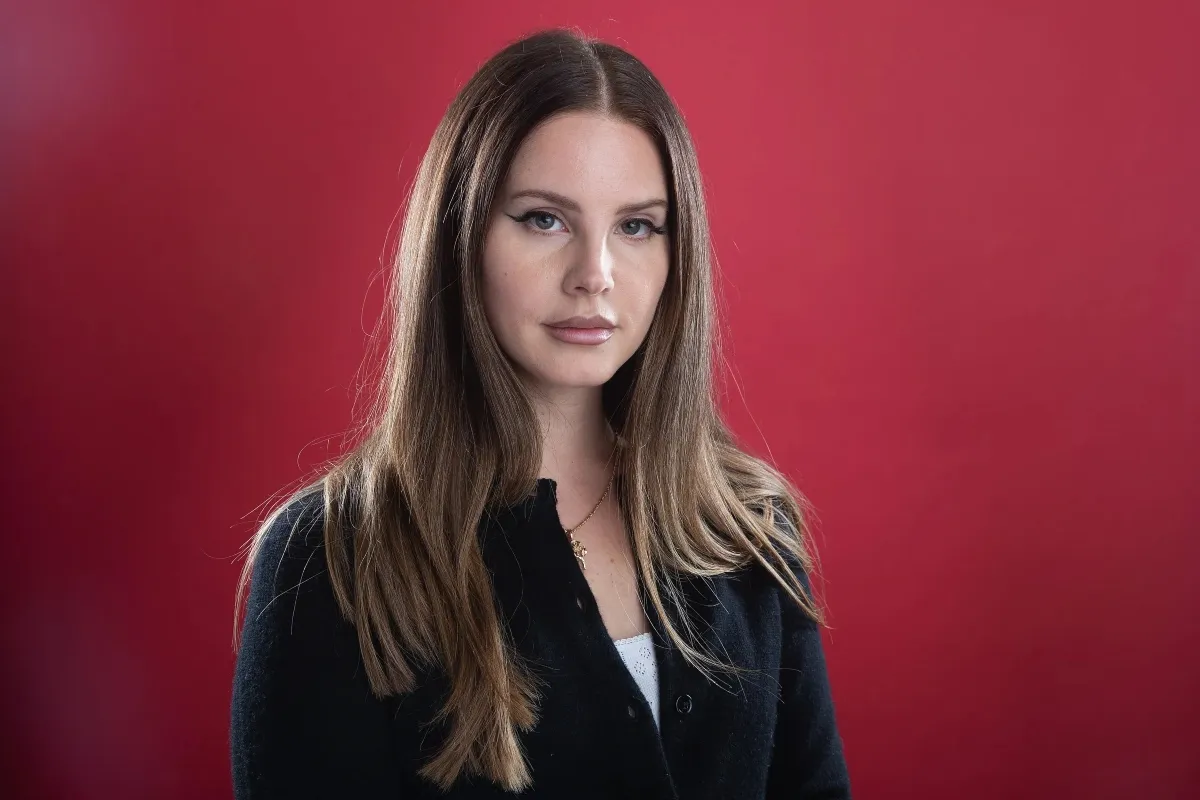
#> input picture lana.jpg, 1200 x 800 px
$ python 'haarcascadeödev1.py'
#> lines starting #> are read from the running program, lines starting #| are printed output that depends on the picture; after the words box and inside, x2 and y2 are one past the last pixel; in counts of white or black regions, pixels touching at a corner belong together
# -*- coding: utf-8 -*-
"""
Created on Tue Feb 13 15:53:26 2024

@author: daphn"""


import cv2
import matplotlib.pyplot as plt

test_img=plt.imread("lana.jpg")
#> test_img is the input picture: shape (800, 1200, 3); mean R, G, B 121.3, 46, 57.1

face_cascade=cv2.CascadeClassifier("frontalface.xml")
eye_cascade=cv2.CascadeClassifier("haarcascade_eye.xml")

test_img=cv2.cvtColor(test_img,cv2.COLOR_RGB2BGR)


#plt.figure(figsize=(12,8))
#plt.imshow(test_img)
#plt.show()


faces_test_img= face_cascade.detectMultiScale(test_img, 1.3, 3) # x,y,w,h
#> faces_test_img = [[468, 130, 241, 241]]
eye_test_img=eye_cascade.detectMultiScale(test_img,1.3,3)
#> eye_test_img = [[607, 203, 51, 51], [511, 192, 59, 59]]

for (x,y,w,h) in faces_test_img:
    cv2.rectangle(test_img, (x,y), (x+w,y+h), (255,148,50), 3)
#> this loop made 1 pass
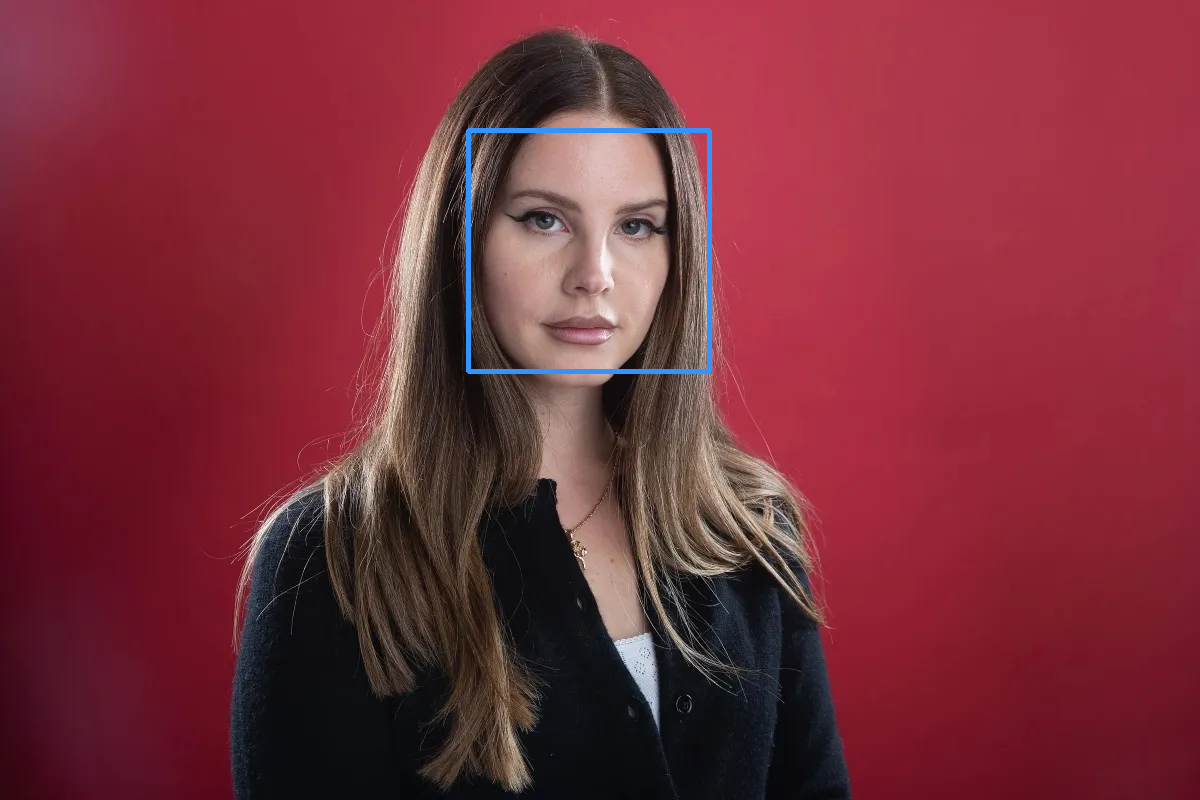
#> test_img: shape (800, 1200, 3); mean B, G, R 57.9, 46.3, 121
for (x,y,w,h) in eye_test_img:
    cv2.rectangle(test_img, (x,y), (x+w,y+h), (255,148,50), 2)
#> this loop made 2 passes
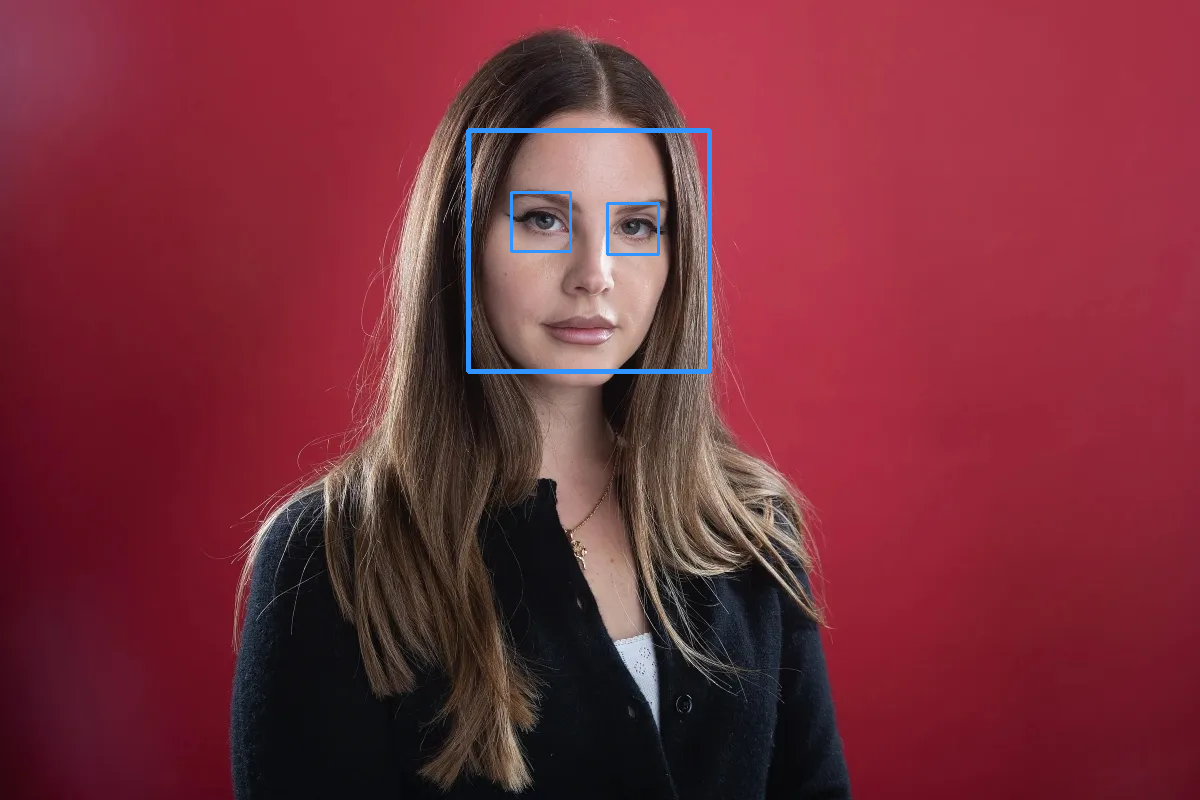
#> test_img: shape (800, 1200, 3); 0.14% of pixels changed, all inside (x1, y1, x2, y2) = (510, 191, 660, 256)

cv2.imshow("lana del rey",test_img)
cv2.waitKey()

cv2.imwrite("eye.png",eye_test_img)

$ run again, with taylor.jpg copied over lana.jpg
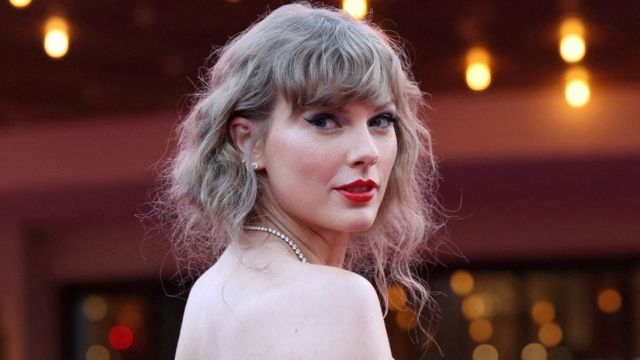
#> input picture taylor.jpg, 640 x 360 px
#> test_img is the input picture: shape (360, 640, 3); mean R, G, B 106.4, 69.5, 67.5
#> faces_test_img = ()
#> eye_test_img = [[358, 103, 38, 38], [304, 98, 46, 46]]
#> the loop `for (x,y,w,h) in eye_test_img:` made 2 passes
#> after the loop `for (x,y,w,h) in eye_test_img:`:
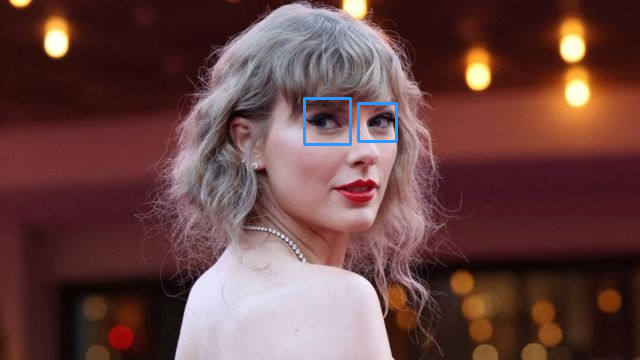
#> test_img: shape (360, 640, 3); mean B, G, R 68.1, 69.6, 106
